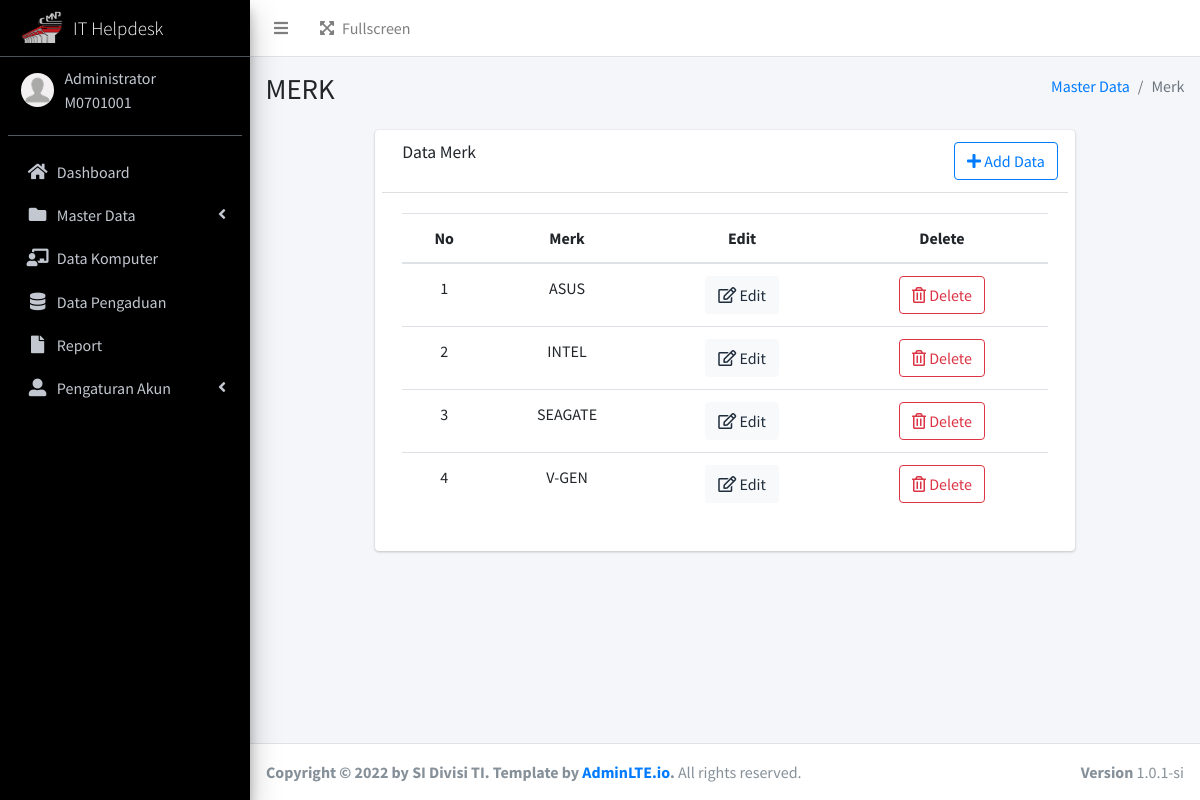
Screenshot of /admin/merk.php (signed in) with the database file from the repository.
### tables this page shows
CREATE TABLE `user`  (
  `user_id` varchar(16) NOT NULL,
  `username` varchar(20) NOT NULL,
  `password` varchar(255) NOT NULL,
  `name` varchar(30) NOT NULL,
  `img` varchar(255) NOT NULL,
  `status` tinyint NOT NULL,
  PRIMARY KEY (`user_id`) USING BTREE
);

CREATE TABLE `merk`  (
  `idmerk` int NOT NULL AUTO_INCREMENT,
  `namamerk` varchar(255) NULL DEFAULT NULL,
  PRIMARY KEY (`idmerk`) USING BTREE
);

### function.php (called while the page is built, shortened)
<?php
$db_host = "localhost";
$db_user = "root";
$db_pass = "";
$db_name = "sipekerba";
$conn = mysqli_connect($db_host, $db_user, $db_pass, $db_name);
function query($query)
{
    global $conn;
    $result = mysqli_query($conn, $query);
    $rows = [];
    while ($row = mysqli_fetch_assoc($result)) {
        $rows[] = $row;
    }
    return $rows;
}

### admin/merk.php (the view, shortened to what this page needs)
<?php
include "templates/header.php";
include "templates/sidebar.php";
$merk = query("SELECT * FROM merk");
?>
<div class="content-wrapper">
    <section class="content-header">
        <div class="container-fluid">
            <div class="row mb-2">
                <div class="col-sm-6">
                    <h1>MERK</h1>
                </div>
                <div class="col-sm-6">
                    <ol class="breadcrumb float-sm-right">
                        <li class="breadcrumb-item"><a href="index.php">Master Data</a></li>
                        <li class="breadcrumb-item active">Merk</li>
                    </ol>
                </div>
            </div>
        </div>
    </section>
    <section class="content">
        <div class="card col-sm-9 mx-auto">
            <div class="card-header">
                <h3 class="card-title">Data Merk</h3>
                <div class="card-tools">
                    <button type="button" class="btn btn-outline-primary" data-toggle="modal" data-target="#addmerk"><i class="fa fa-plus"></i>
                        Add Data
                    </button>
                </div>
            </div>
            <div class="card-body">
                <div class="card-tools">
                    <table class="table table-hover">
                        <thead>
                            <tr align="center">
                                <th scope="col">No</th>
                                <th scope="col">Merk</th>
                                <th scope="col">Edit</th>
                                <th scope="col">Delete</th>
                            </tr>
                        </thead>
                        <tbody>
                            <?php
                            $no = 1;
                            foreach ($merk as $row) :
                            ?>
                                <tr align="center">
                                    <td><?= $no; ?></td>
                                    <td><?= $row['namamerk']; ?></td>
                                    <td><a href="#" data-toggle='modal' data-target='#editmerk<?= $row['idmerk'] ?>' type="button" class="btn btn-light"><i class="far fa-edit"></i> Edit</a></td>
                                    <td><a href="merk.php?delete=<?= $row['idmerk']; ?>" type="button" onclick="return confirm('Yakin Data Dihapus?')" class="btn btn-outline-danger"><i class="far fa-trash-alt"></i> Delete</a></td>
                                </tr>
                            <?php
                                $no++;
                            endforeach; ?>
                        </tbody>
                    </table>
                </div>
            </div>
        </div>
    </section>
</div>
<?php
include "templates/footer.php";
?>

### admin/templates/header.php (shortened to what this page needs)
<?php
include '../function.php';
?>
<!DOCTYPE html>
<html lang="en">
<head>
  <link rel="stylesheet" href="../assets/plugins/fontawesome-free/css/all.min.css">
  <link rel="stylesheet" href="../assets/plugins/datatables-bs4/css/dataTables.bootstrap4.min.css">
  <link rel="stylesheet" href="../assets/plugins/datatables-buttons/css/buttons.bootstrap4.min.css">
  <link rel="stylesheet" href="../assets/plugins/datatables-responsive/css/responsive.bootstrap4.min.css">
  <link rel="stylesheet" href="../assets/dist/css/adminlte.min.css">
  <link rel="stylesheet" href="../assets/plugins/jquery-ui/jquery-ui.min.css">
</head>
<body class="hold-transition sidebar-mini">
  <div class="wrapper">
    <nav class="main-header navbar navbar-expand navbar-white navbar-light">
      <ul class="navbar-nav">
        <li class="nav-item">
          <a class="nav-link" data-widget="pushmenu" href="#" role="button"><i class="fas fa-bars"></i></a>
        </li>
        <ul class="navbar-nav ml-auto">
          <li class="nav-item">
            <a class="nav-link" data-widget="fullscreen" href="#" role="button">
              <i class="fas fa-expand-arrows-alt mr-2"></i>Fullscreen
            </a>
          </li>
        </ul>
    </nav>
    <aside class="main-sidebar sidebar-dark-primary elevation-4">
      <a href="index.php" class="brand-link">
        <img src="../assets/dist/img/cmnp.png" alt="IT Helpdesk" class="brand-image elevation-3" style="opacity: .8">
        <span class="brand-text font-weight-light" style="font-size: 19px;">IT Helpdesk</span>
      </a>
      <div class="sidebar">
        <div class="user-panel mt-3 pb-3 mb-3 d-flex">
          <div class="image">
            <?php
            $id = $_SESSION["login"]["user_id"];
            $data = query("SELECT * FROM user WHERE user_id = '$id'")[0];
            ?>
            <img src="../assets/img/profile/<?= $data['img']; ?> " class="img-circle" alt="User Image">
          </div>
          <div class="info">
            <a class="d-block" style="cursor: default; margin-top:-12px;"><?= $_SESSION["login"]["name"] ?></a>
            <a class="d-block" style="cursor: default;"><?= $_SESSION["login"]["user_id"] ?></a>
          </div>
        </div>

### admin/templates/header.php (style rules this page uses)
.main-sidebar { background-color: black !important }

### rows the page displays
user: img (placeholder picture)
merk: namamerk "ASUS"
merk: namamerk "INTEL"
merk: namamerk "SEAGATE"
merk: namamerk "V-GEN"

### other values shown
$_SESSION["login"]["name"] "Administrator"
$_SESSION["login"]["user_id"] "M0701001"
